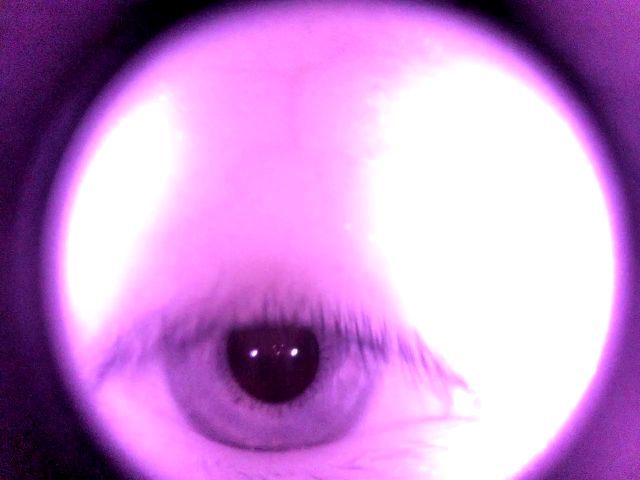
#> input picture sample_imgs/test3.png, 1280 x 960 px, given in place of sample.mkv, which was not available (shown at 1/2 size)
$ python gradient_eye_center.py   (older library calls are emulated)
#> lines starting #> are read from the running program, lines starting #| are printed output that depends on the picture; after the words box and inside, x2 and y2 are one past the last pixel; in counts of white or black regions, pixels touching at a corner belong together; pictures that were not available may be replaced by others from this repository, and a replacement may not be noted
from __future__ import division
import cv2
import numpy as np
import math
from scipy.misc import toimage
import time
from queue import *
import argparse

# test a possible center (x,y) are coors of possible
# center and gx and gy are the x and y components
# of the gradient of some other point x.
K_WEIGHT_DIVISOR = 1.0
K_FAST_WIDTH = 50
K_GRADIENT_THRESHOLD = 50.0
K_WEIGHT_BLUR_SIZE = 5
K_THRESHOLD_VALUE = 0.60
K_ENABLE_WEIGHT = True
K_POST_PROCESSING = True

# Helpers
def unscale_point(p, orig):
    px, py = p
    height, width = orig.shape
    ratio = K_FAST_WIDTH/width
    x = int(round(px / ratio))
    y = int(round(py / ratio))
    return (x,y)


def scale_to_fast_size(src):
    rows, cols = src.shape
    return cv2.resize(src, (K_FAST_WIDTH, int((K_FAST_WIDTH / cols) * rows)))


def test_possible_centers_formula(x, y, weight, gx, gy, arr):
    rows, cols = np.shape(arr)
    for cy in range(rows):
        for cx in range(cols):
            if x == cx and y == cy:
                continue
            dx = x - cx
            dy = y - cy

            magnitude = math.sqrt((dx * dx) + (dy * dy))
            dx = dx / magnitude
            dy = dy / magnitude
            dot_product = dx * gx + dy * gy
            dot_product = max(0.0, dot_product)
            if K_ENABLE_WEIGHT == True:
                arr[cy][cx] += dot_product * dot_product * (weight[cy][cx]/K_WEIGHT_DIVISOR)
            else:
                arr[cy][cx] += dot_product * dot_product
    return arr


def matrix_magnitude(mat_x, mat_y):
    rows, cols = np.shape(mat_x)
    res_arr = np.zeros((rows, cols))
    for y in range(rows):
        for x in range(cols):
            gX = mat_x[y][x]
            gY = mat_y[y][x]
            magnitude = math.sqrt((gX * gX) + (gY * gY))
            res_arr[y][x] = magnitude
    return res_arr


def compute_dynamic_threshold(mags_mat, std_dev_factor):
    mean_magn_grad, std_magn_grad = cv2.meanStdDev(mags_mat)
    rows, cols = np.shape(mags_mat)
    stddev = std_magn_grad[0] / math.sqrt(rows * cols)
    return std_dev_factor * stddev + mean_magn_grad[0]


def flood_should_push_point(dir, mat):
    px, py = dir
    rows, cols = np.shape(mat)
    if px >= 0 and px < cols and py >= 0 and py < rows:
        return True
    else:
        return False


def flood_kill_edges(mat):
    rows, cols = np.shape(mat)
    cv2.rectangle(mat, (0,0), (cols, rows), 255)
    mask = np.ones((rows, cols), dtype=np.uint8)
    mask = mask * 255
    to_do = Queue()
    to_do.put((0,0))
    while to_do.qsize() > 0:
        px,py = to_do.get()
        if mat[py][px] == 0:
            continue
        right = (px + 1, py)
        if flood_should_push_point(right, mat):
            to_do.put(right)
        left = (px - 1, py)
        if flood_should_push_point(left, mat):
            to_do.put(left)
        down = (px, py + 1)
        if flood_should_push_point(down, mat):
            to_do.put(down)
        top = (px, py - 1)
        if flood_should_push_point(top, mat):
            to_do.put(top)
        mat[py][px] = 0.0
        mask[py][px] = 0
    return mask


def compute_mat_x_gradient(mat):
    rows, cols = mat.shape
    out = np.zeros((rows, cols), dtype='float64')
    mat = mat.astype(float)
    for y in range(rows):
        out[y][0] = mat[y][1] - mat[y][1]
        for x in range(cols - 1):
            out[y][x] = (mat[y][x+1] - mat[y][x-1])/2.0
        out[y][cols - 1] = (mat[y][cols - 1] - mat[y][cols - 2])
    return out


def find_eye_center(img):
    # get row and column lengths
    rows, cols = np.asarray(img).shape

    # scale down eye image to manageable size
    resized = scale_to_fast_size(img)
    resized_arr = np.asarray(resized)
    res_rows, res_cols = np.shape(resized_arr)

    # compute gradients for x and y components of each point
    grad_arr_x = compute_mat_x_gradient(resized_arr)
    grad_arr_y = np.transpose(compute_mat_x_gradient(np.transpose(resized_arr)))

    # create a matrix composed of the magnitudes of the x and y gradients
    mags_mat = matrix_magnitude(grad_arr_x, grad_arr_y)

    # find a threshold value to get rid gradients that are below gradient threshold
    gradient_threshold = compute_dynamic_threshold(mags_mat, K_GRADIENT_THRESHOLD)

    # and now set those gradients to 0 if < gradient threshold and scale down other
    # gradients
    for y in range(res_rows):
        for x in range(res_cols):
            gX = grad_arr_x[y][x]
            gY = grad_arr_y[y][x]
            mag = mags_mat[y][x]
            if mag > gradient_threshold:
                grad_arr_x[y][x] = gX/mag
                grad_arr_y[y][x] = gY/mag
            else:
                grad_arr_x[y][x] = 0.0
                grad_arr_y[y][x] = 0.0

    # create a weighted image that has a gausian blur
    weight = cv2.GaussianBlur(resized, (K_WEIGHT_BLUR_SIZE, K_WEIGHT_BLUR_SIZE), 0, 0)
    weight_arr = np.asarray(weight)
    weight_rows, weight_cols = np.shape(weight_arr)
    # invert the weight matrix
    for y in range(weight_rows):
        for x in range(weight_cols):
            weight_arr[y][x] = 255-weight_arr[y][x]

    # create a matrix to store the results from test_possible_centers_formula
    out_sum = np.zeros((res_rows, res_cols))
    out_sum_rows, out_sum_cols = np.shape(out_sum)

    # call test_possible_centers for each point
    for y in range(weight_rows):
        for x in range(weight_cols):
            gX = grad_arr_x[y][x]
            gY = grad_arr_y[y][x]
            if gX == 0.0 and gY == 0.0:
                continue
            test_possible_centers_formula(x, y, weight_arr, gX, gY, out_sum)
    # average all values in out_sum and convert to float32. assign to 'out' matrix
    num_gradients = weight_rows * weight_cols
    out = out_sum.astype(np.float32)*(1/num_gradients)
    _, max_val, _, max_p = cv2.minMaxLoc(out)
    if K_POST_PROCESSING == True:
        flood_thresh = max_val * K_THRESHOLD_VALUE
        retval, flood_clone = cv2.threshold(out, flood_thresh, 0.0, cv2.THRESH_TOZERO)
        mask = flood_kill_edges(flood_clone)
        _, max_val, _, max_p = cv2.minMaxLoc(out, mask)
    x, y = unscale_point(max_p, img)
    return x,y

def fps_overlay(img, fps):
    """ Overlay FPS onto output img

    Paramters:
    img: numpy.ndarray
    fps: float

    Returns:
    numpy.ndarray: img
    """

    text = "FPS: {:.2f}".format(fps)

    return cv2.putText(img, text, (50, 50), cv2.FONT_HERSHEY_COMPLEX, 1, (0, 0, 255), 2)

def image_reader(filename):
    """ Image reader and performs image processing pipeline on
    image file

    Paramters:
    filename: str
    """
    img = cv2.imread(filename)
    img_cp = img.copy()
    img = cv2.cvtColor(img, cv2.COLOR_BGR2GRAY)
    tic = time.time()
    center = find_eye_center(img)
    cv2.circle(img_cp, center, 10, (0, 255, 0), 4)
    cv2.circle(img_cp, center, 100, (0, 255, 0), 4)
    toc = time.time()
    img_cp = fps_overlay(img_cp, 1/(toc-tic))
    cv2.imshow('final', img_cp)
    key = cv2.waitKey(1)
    if key == ord('q'):
        cv2.destroyAllWindows()

def video_reader(filename):
    """ Video capture reader and performs image processing pipeline on
    captured frames

    Paramters:
    filename: str
    """

    cap = cv2.VideoCapture(filename)

    while(True):
        ret, img = cap.read()
#> img is the input picture: shape (960, 1280, 3); mean B, G, R 205.8, 142.6, 197.3
        img_cp = img.copy()
        img = cv2.cvtColor(img, cv2.COLOR_BGR2GRAY)
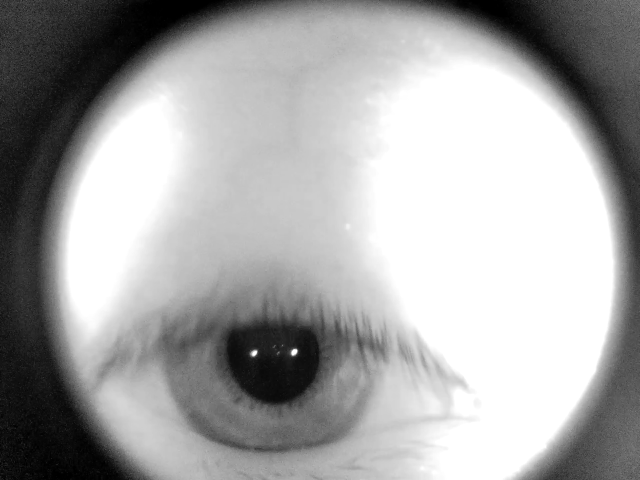
#> img: shape (960, 1280) (shown at 1/2 size); min 0, max 255, mean 166.1
        tic = time.time()
        center = find_eye_center(img)
#> after the loop in matrix_magnitude, `for y in range(rows):`:
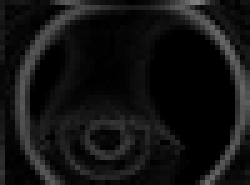
#> res_arr: shape (37, 50) float64 (shown 5 times larger); min 0, max 126.1, mean 19.1
#> in compute_dynamic_threshold, `mean_magn_grad, std_magn_grad = cv2.meanStdDev(mags_mat)`: mean_magn_grad = [19.05]; std_magn_grad = [23.82]
#> in compute_dynamic_threshold, `stddev = std_magn_grad[0] / math.sqrt(rows * cols)`: stddev = [0.554]
#> in find_eye_center, `gradient_threshold = compute_dynamic_threshold(mags_mat, K_GRADIENT_TH..`: gradient_threshold = [46.75]
#> after the loop in find_eye_center, `for y in range(weight_rows):`:
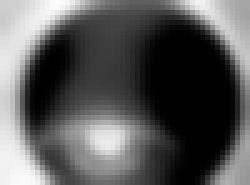
#> weight_arr: shape (37, 50) (shown 5 times larger); min 0, max 252, mean 88.5
#> in find_eye_center, `num_gradients = weight_rows * weight_cols`: num_gradients = 1850
#> in find_eye_center, `out = out_sum.astype(np.float32)*(1/num_gradients)`:
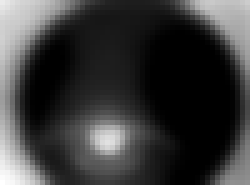
#> out: shape (37, 50) float32 (shown 5 times larger); min 0, max 4.66, mean 1.07; drawn with min black and max white
#> in find_eye_center, `_, max_val, _, max_p = cv2.minMaxLoc(out)`: max_val = 4.66; max_p = (0, 36)
#> in find_eye_center, `flood_thresh = max_val * K_THRESHOLD_VALUE`: flood_thresh = 2.79
#> after the loop in flood_kill_edges, `while to_do.qsize() > 0:`:
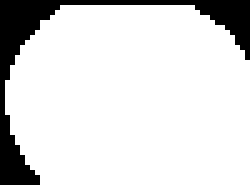
#> mask: shape (37, 50) (shown 5 times larger); 85.9% white; 1 black region, box (x1, y1, x2, y2) and area: (0, 0, 50, 37) 260
#> after the loop in flood_kill_edges, `while to_do.qsize() > 0:`:
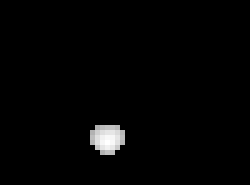
#> mat: shape (37, 50) float32 (shown 5 times larger); min 0, max 4.12, mean 0.0629; drawn with min black and max white
        cv2.circle(img_cp, center, 10, (0, 255, 0), 4)
        cv2.circle(img_cp, center, 100, (0, 255, 0), 4)
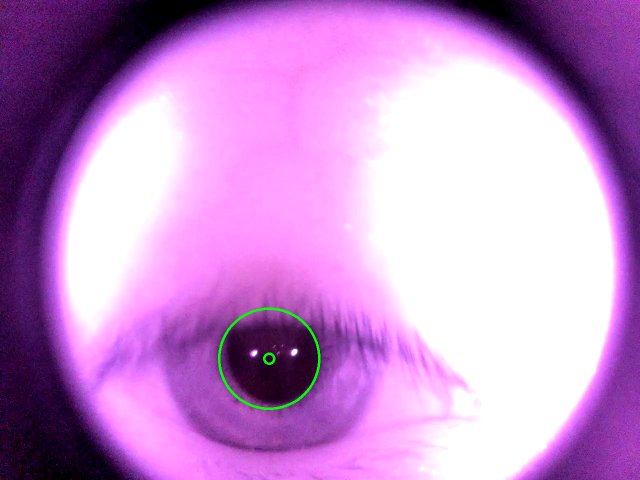
#> img_cp: shape (960, 1280, 3) (shown at 1/2 size); mean B, G, R 205.5, 143.2, 197
        toc = time.time()
        img_cp = fps_overlay(img_cp, 1/(toc-tic))
        cv2.imshow('final', img_cp)
        key = cv2.waitKey(1)
#> (key q is pressed here)
        if key == ord('q'):
            break
        if key == ord('p'):
            cv2.waitKey(-1)

    cap.release()
    cv2.destroyAllWindows()

if __name__ == "__main__":
    parser = argparse.ArgumentParser()
    parser.add_argument('--input_format',
                        type=int,
                        dest='input_format',
                        default=1,
                        help='Image(0) or Video(1)')
    parser.add_argument('--input_file',
                        type=str,
                        dest='input_file',
                        default='/home/indra/Documents/Telemedc/pupil_center_indra/assets/sample.mkv',
                        help='Path to input file (image or video)')

    args = parser.parse_args()

    if args.input_format:
        video_reader(args.input_file)
    else:
        image_reader(args.input_file)

$ run again, on sample_imgs/test4.png
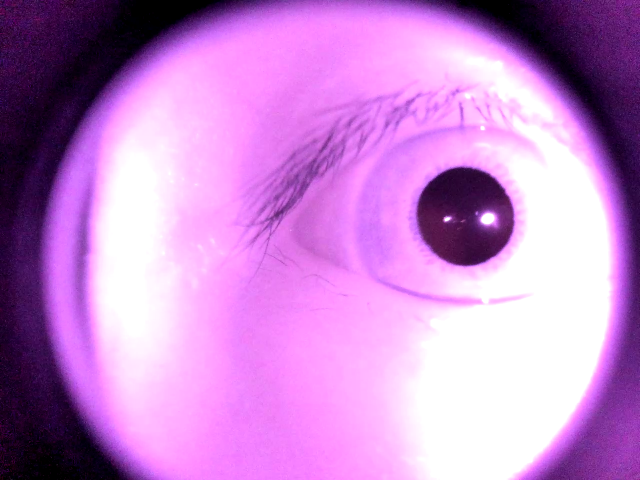
#> input picture sample_imgs/test4.png, 1280 x 960 px, given in place of sample.mkv, which was not available (shown at 1/2 size)
#> in video_reader, img is the input picture: shape (960, 1280, 3); mean B, G, R 205.2, 134.5, 196.1
#> img: shape (960, 1280)
#> mean_magn_grad = [20.14]; std_magn_grad = [26]
#> stddev = [0.605]
#> gradient_threshold = [50.37]
#> num_gradients = 1850
#> max_val = 5.51; max_p = (35, 16)
#> flood_thresh = 3.31
#> after the loop in flood_kill_edges, `while to_do.qsize() > 0:`:
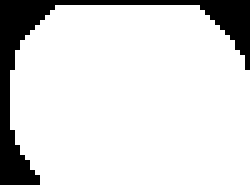
#> mask: shape (37, 50) (shown 5 times larger); 85.6% white; 1 black region, box (x1, y1, x2, y2) and area: (0, 0, 50, 37) 267
#> in video_reader, `cv2.circle(img_cp, center, 100, (0, 255, 0), 4)`:
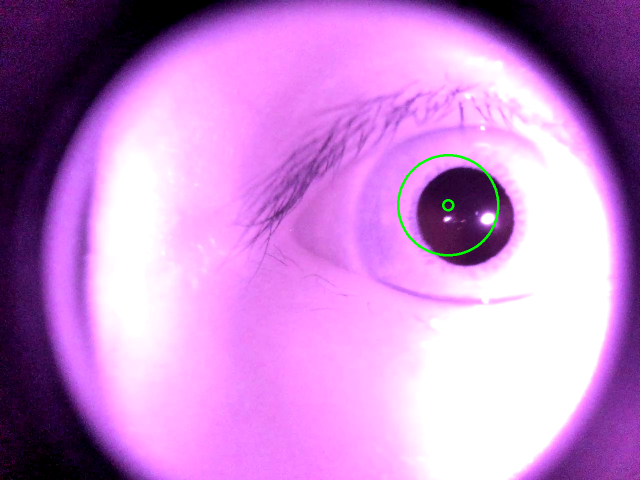
#> img_cp: shape (960, 1280, 3) (shown at 1/2 size); mean B, G, R 204.7, 134.9, 195.6
